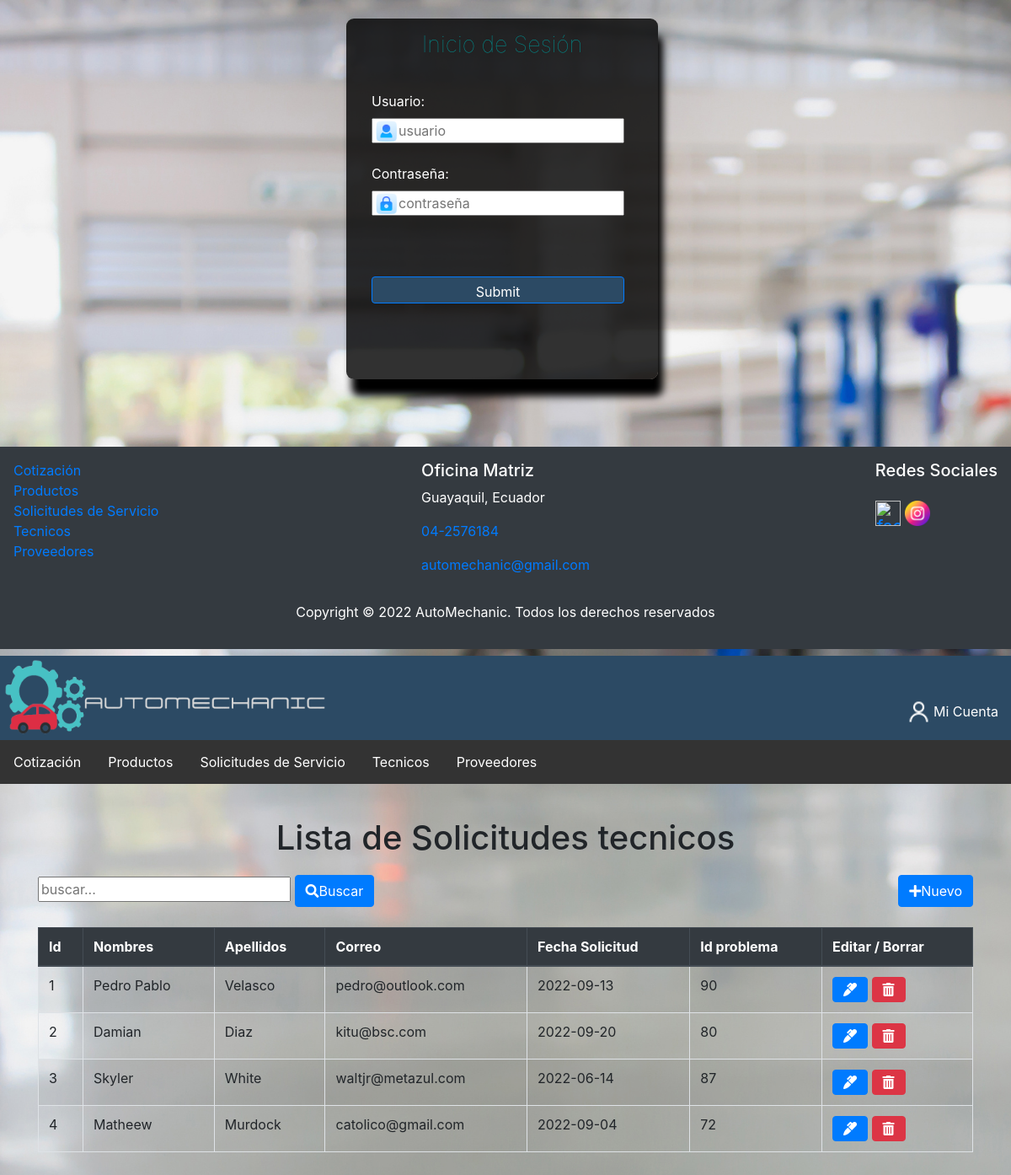
The page /index.php?c=SolicitudTecnico&f=index on the database its author committed.
### tables this page shows
CREATE TABLE `solicitud_tecnico` (
  `id_solicitud` int(11) NOT NULL,
  `nombre` varchar(20) NOT NULL,
  `apellido` varchar(30) NOT NULL,
  `correo` varchar(100) NOT NULL,
  `fecha_solicitud` date NOT NULL,
  `id_problemas` int(11) NOT NULL
);

CREATE TABLE `problemas` (
  `id_problemas` int(11) NOT NULL,
  `nombre_problema` varchar(50) NOT NULL
);

### controller/FrontController.php (called while the page is built, shortened)
<?php
class FrontController
{
    public function ruteo()
    {
        $funcion = (!empty($_REQUEST['f'])) ? htmlentities($_REQUEST['f']) : FUNCION_PRINCIPAL;
        $cont = new  $controlador();
        $cont->$funcion();
    }
}

### index.php (called while the page is built)
<?php
    require_once 'controller/FrontController.php';
    $front = new FrontController();
    $front->ruteo();

### config/conexion.php (called while the page is built)
<?php
class Conexion
{
    public static function getConexion()
    {
        $dsn = 'mysql:host=localhost;port=3306;dbname=' . DBNAME;
        $conexion = null;
        try {
            $conexion = new PDO($dsn, DBUSER, DBPASSWORD);
            $conexion->setAttribute(PDO::ATTR_ERRMODE, PDO::ERRMODE_EXCEPTION);
        } catch (Exception $e) {
            echo $e;
            die("error " . $e->getMessage());
        }
        return $conexion;
    }
}

### model/dao/SolicitudTecnicoDAO.php (called while the page is built, shortened)
<?php
require_once 'config/Conexion.php';
class SolicitudTecnicoDAO
{
    private $con;
    public function __construct()
    {
        $this->con = Conexion::getConexion();
    }
    public function selectAllFiltro($parametro)
    {
        $sql = "SELECT * FROM solicitud_tecnico s, problemas p  where s.id_problemas = p.id_problemas and
      (nombre like :b1 or nombre_problema like :b2)
      ORDER BY s.id_solicitud";
        $stmt = $this->con->prepare($sql);
        $conlike = '%' . $parametro . '%';
        $data = array('b1' => $conlike, 'b2' => $conlike);
        $stmt->execute($data);
        $resultados = $stmt->fetchAll(PDO::FETCH_ASSOC);
        return $resultados;
    }
}

### view/solicitud_tecnico/solicitud.List.php (the view, shortened to what this page needs)
<div class="container">
    <div class="row">
        <div class="col-sm-6">
            <form action="index.php?c=solicitudtecnico&f=search" method="POST">
                <input type="text" name="b" id="busqueda"  placeholder="buscar..."/>
                <button type="submit" class="btn btn-primary"><i class="fas fa-search"></i>Buscar</button>
            </form>
        </div>
        <div class="col-sm-6 d-flex flex-column align-items-end">
            <a href="index.php?c=solicitudtecnico&f=view_new">
                <button type="button" class="btn btn-primary">
                    <i class="fas fa-plus"></i>Nuevo
                </button>
            </a>
        </div>
    </div>
    <div class="table-responsive mt-2">
        <table class="table table-striped table-bordered">
            <thead class="thead-dark">
                <tr>
                    <th>Id</th>
                    <th>Nombres</th>
                    <th>Apellidos</th>
                    <th>Correo</th>
                    <th>Fecha Solicitud</th>
                    <th>Id problema</th>
                    <th>Editar / Borrar</th>
                </tr>
            </thead>
            <tbody class="tabladatos">
                <?php
                foreach ($resultados as $fila) {
                ?>
                    <tr>
                        <td><?php echo $fila['id_solicitud'] ?></td>
                        <td><?php echo $fila['nombre'] ?></td>
                        <td><?php echo $fila['apellido'] ?></td>
                        <td><?php echo $fila['correo'] ?></td>
                        <td><?php echo $fila['fecha_solicitud'] ?></td>
                        <td><?php echo $fila['id_problemas'] ?></td>
                        <td>
                            <a class="btn btn-primary" href="index.php?c=solicitudtecnico&f=view_edit&id=<?php echo  $fila['id_solicitud']; ?>">
                                <i class="fas fa-marker"></i></a>
                            <a class="btn btn-danger" onclick="if(!confirm('Desea eliminar esta solicitud?'))return false;
                                " href="index.php?c=solicitudtecnico&f=delete&id=<?php echo  $fila['id_solicitud']; ?>">
                                <i class="fas fa-trash-alt"></i></a>
                        </td>
                        </tr>
                    <?php } ?>
                </tbody>
            </table>
            <br/><br/>
        </div>
</div>

### assets/css/estilos.css (style rules this page uses)
body { margin: 0; background-color: #fff; }

### view/login/login.ingresar.php (style rules this page uses)
input[type=text] { width: 300px; height: 30px; border-radius:none; }

### rows shown on the page
solicitud_tecnico: id_solicitud "1", nombre "Pedro Pablo", apellido "Velasco", correo "pedro@outlook.com", fecha_solicitud "2022-09-13", id_problemas.id_problemas "90"
solicitud_tecnico: id_solicitud "2", nombre "Damian", apellido "Diaz", correo "kitu@bsc.com", fecha_solicitud "2022-09-20", id_problemas.id_problemas "80"
solicitud_tecnico: id_solicitud "3", nombre "Skyler", apellido "White", correo "waltjr@metazul.com", fecha_solicitud "2022-06-14", id_problemas.id_problemas "87"
solicitud_tecnico: id_solicitud "4", nombre "Matheew", apellido "Murdock", correo "catolico@gmail.com", fecha_solicitud "2022-09-04", id_problemas.id_problemas "72"

### other values the page prints
$opcion "Mi Cuenta"
$titulo "Lista de Solicitudes tecnicos"
